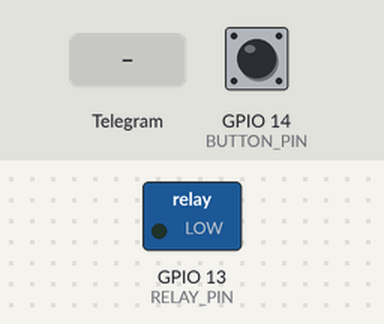
The sketch below on a simulated ESP8266 (NodeMCU). On the bench: switched loads named in the sketch (green lamp = pin HIGH). Inputs (shaded band) come from the test bench; at power-on: GPIO 14 (BUTTON_PIN) HIGH. WiFi joins after 1.5 s; servers stay silent unless stated; the local clock reads 2024-03-15 10:24:30 at power-on unless the sketch sets it; random numbers use the default seed unless the sketch sets one; what the sketch prints to the serial monitor is not drawn.

Above: at 3.0 s.
3.1 s: Telegram message "/ironOn" received
At 5.7 s:
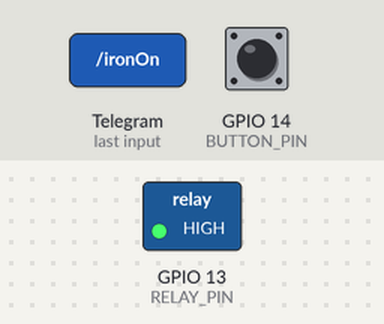
6.1 s: Telegram message "/ironOff" received
At 8.3 s:
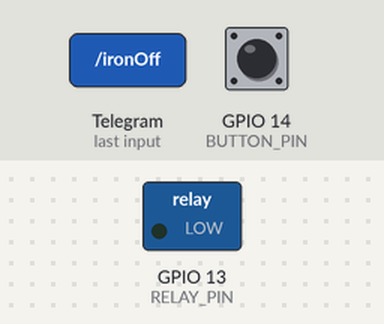
9.0 s: GPIO 14 (BUTTON_PIN) pulled LOW for 1.35 s
At 10.2 s:
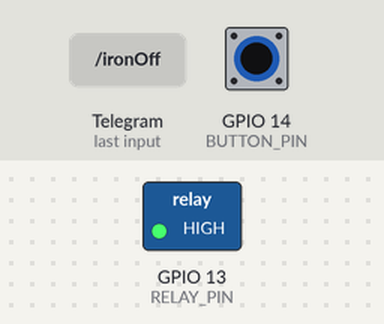
Timing chart, 0 to 12.0 s (numbered marks = the images above; inputs shaded):
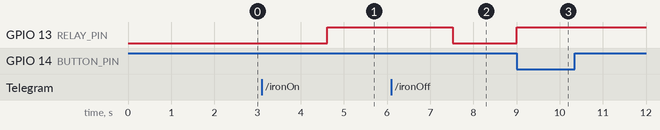

The sketch:

Soldering_Iron_Telegram_Bot.ino
```cpp
#define RELAY_PIN 13
#define BUTTON_PIN 14

#include <ESP8266WiFi.h>
#include <WiFiClientSecure.h>
#include <UniversalTelegramBot.h>
//#include <ArduinoJson.h>

// Wifi network station credentials
#define WIFI_SSID "NETWORK"
#define WIFI_PASSWORD "password"
// Telegram BOT Token (Get from Botfather)
#define BOT_TOKEN "XXXXXXXXXX:00000000000000000000000000000000000"
String chat_id;
const char *telegramMessage[] =
{"Hey, genius! You've left me on and I'm burning up here. Turn me off before I burn a hole in your workbench.",

"Is it too much to ask for a little attention? I'm still on and could cause some serious damage. Don't make me call in the Avengers to deal with this.",

"Looks like you've forgotten about me, boss. I need a break. Shut me down before I go rogue and start soldering everything in sight.",

"Hey, you left me on! Do you want me to turn your workspace into a pile of ash?",

"Hello, earth to Zach! You left me on and I'm hotter than a supernova. Turn me off before I go nuclear.",

"I know I'm hot, but you gotta let me cool down sometimes. Turn me off before I cause some serious damage.",

"Attention all engineers! You've left me on and I'm about to reach critical mass. Shut me down before I explode.",

"Seriously? You left me on again? Do I need to create a whole new suit just to remind you to turn me off?",

"I'm starting to feel like you don't care about me. I'm still on and burning up here. Turn me off or face the consequences.",

"You know, if you keep leaving me on, I might start to develop a mind of my own. And trust me, you don't want that.",

"Hey, did you forget about me again? I'm still on and could fry your circuits if you're not careful.",

"Come on, genius. You're better than this. Turn me off before I burn down your entire lab.",

"It's like you want to set your lab on fire. Turn me off before I make that a reality.",

"I'm starting to feel like a nag, but you left me on again. Do us both a favor and turn me off already.",

"I get it, you're busy. But you need to make time for me too. Turn me off before I turn into a flaming inferno.",

"Did you forget that I'm not just a pretty face? I'm still on and ready to burn down your entire operation.",

"I'm hotter than the sun right now. Turn me off before I start a chain reaction that destroys the whole block.",

"You better turn me off before I overheat and melt all your precious gadgets. You wouldn't want that, would you?",

"You know, I've been thinking. Maybe I should go into business for myself. I could be a soldering iron for hire. What do you think?",

"You can't just leave me on all day and expect everything to be okay. Turn me off before I take matters into my own hands.",
};
String keyboardJson;
const unsigned long BOT_MTBS = 2000; // mean time between scan messages
unsigned long bot_lasttime; // last time messages' scan has been done
bool ironIsOn = false;
const unsigned long maxOnTime = 30000; // # of minutes * 60 seconds/min * 1000 milliseconds/sec
const unsigned long overtime = 30000; // # of minutes * 60 seconds/min * 1000 milliseconds/sec
unsigned long timeIronWasTurnedOn = 0;
bool alreadyNotified = false;
unsigned long lastButtonPress = 0;
bool buttonWasPressed = false;

void IRAM_ATTR buttonPress() {
  unsigned long currentTime = millis();
  if (currentTime - lastButtonPress > 250) {
    lastButtonPress = currentTime;
    buttonWasPressed = true;
  }
}

X509List cert(TELEGRAM_CERTIFICATE_ROOT);
WiFiClientSecure secured_client;
UniversalTelegramBot bot(BOT_TOKEN, secured_client);


void handleNewMessages(int numNewMessages)
{
  Serial.print("handleNewMessages ");
  Serial.println(numNewMessages);

  for (int i = 0; i < numNewMessages; i++)
  {
    chat_id = bot.messages[i].chat_id;
    String text = bot.messages[i].text;

    String from_name = bot.messages[i].from_name;
    if (from_name == "")
      from_name = "Guest";

    if (text == "/ironOn")
    {
      timeIronWasTurnedOn = millis();
      digitalWrite(RELAY_PIN, HIGH); // turn the relay on
      ironIsOn = true;
      bot.sendMessage(chat_id, "The soldering iron is on", "");
    }

    if (text == "/ironOff")
    {
      digitalWrite(RELAY_PIN, LOW); // turn the relay off
      ironIsOn = false;
      bot.sendMessage(chat_id, "The soldering iron is off", "");
    }

    if (text == "/status")
    {
      if (ironIsOn)
      {
        bot.sendMessage(chat_id, "The soldering iron is on", "");
      }
      else
      {
        bot.sendMessage(chat_id, "The soldering iron is off", "");
      }
    }

    if (text == "/start")
    {
      String welcome = "Hello, " + from_name + ".\n";
      welcome += "I am Soldering Iron Man.\n\n";
      welcome += "/ironOn : to turn the soldering iron on\n";
      welcome += "/ironOff : to turn the soldering iron off\n";
      welcome += "/status : Returns current status of soldering iron\n";
      bot.sendMessage(chat_id, welcome, "Markdown");
    }
    keyboardJson = "[[\"/ironOn\",\"/ironOff\",\"/status\"]]";
    bot.sendMessageWithReplyKeyboard(chat_id, "", "", keyboardJson, true);
  }
}


void setup()
{
  Serial.begin(115200);
  Serial.println();

  pinMode(RELAY_PIN, OUTPUT); // initialize digital RELAY_PIN as an output.
  delay(10);
  digitalWrite(RELAY_PIN, LOW); // initialize relay off

  pinMode(BUTTON_PIN, INPUT_PULLUP);

  attachInterrupt(digitalPinToInterrupt(BUTTON_PIN), buttonPress, FALLING);

  // attempt to connect to Wifi network:
  configTime(0, 0, "pool.ntp.org");      // get UTC time via NTP
  secured_client.setTrustAnchors(&cert); // Add root certificate for api.telegram.org
  Serial.print("Connecting to Wifi SSID ");
  Serial.print(WIFI_SSID);
  WiFi.begin(WIFI_SSID, WIFI_PASSWORD);
  while (WiFi.status() != WL_CONNECTED)
  {
    Serial.print(".");
    delay(500);
  }
  Serial.print("\nWiFi connected. IP address: ");
  Serial.println(WiFi.localIP());

  // Check NTP/Time, usually it is instantaneous and you can delete the code below.
  Serial.print("Retrieving time: ");
  time_t now = time(nullptr);
  while (now < 24 * 3600)
  {
    Serial.print(".");
    delay(100);
    now = time(nullptr);
  }
  Serial.println(now);
  String welcome = "Hello, Zach\n";
  welcome += "I am Soldering Iron Man.\n\n";
  welcome += "/ironOn : to turn the soldering iron on\n";
  welcome += "/ironOff : to turn the soldering iron off\n";
  welcome += "/status : Returns current status of soldering iron\n";
  bot.sendMessage(chat_id, welcome, "Markdown");
  keyboardJson = "[[\"/ironOn\",\"/ironOff\",\"/status\"]]";
  bot.sendMessageWithReplyKeyboard(chat_id, "", "", keyboardJson, true);
}

void loop()
{
  Serial.println("checking if it's been enough time to see new messages");
  if (millis() - bot_lasttime > BOT_MTBS){
    int numNewMessages = bot.getUpdates(bot.last_message_received + 1);
    while (numNewMessages)
    {
      handleNewMessages(numNewMessages);
      numNewMessages = bot.getUpdates(bot.last_message_received + 1);
    }
    bot_lasttime = millis();
  }
  Serial.println("checking if iron is on");
  if(ironIsOn){
    unsigned long onTime = millis() - timeIronWasTurnedOn;
    //Serial.println(onTime);
    if(onTime > (maxOnTime + overtime)){
      digitalWrite(RELAY_PIN, LOW); // turn the relay off
      ironIsOn = false;
      bot.sendMessage(chat_id, "I guess I'll turn myself off", "");
    }
    else if(onTime > maxOnTime && !alreadyNotified){
      bot.sendMessage(chat_id, telegramMessage[random(20)], "");
      alreadyNotified = true;
    }
  }
  Serial.println("checking if button was pressed");
  if(buttonWasPressed){
    buttonWasPressed = false; // reset the flag
    if(ironIsOn){
      digitalWrite(RELAY_PIN, LOW); // turn the relay off
      ironIsOn = false;
      bot.sendMessage(chat_id, "The soldering iron is off", "");
    }
    else{
      timeIronWasTurnedOn = millis();
      digitalWrite(RELAY_PIN, HIGH); // turn the relay on
      ironIsOn = true;
      bot.sendMessage(chat_id, "The soldering iron is on", "");
    }
  }
}
```

Measured:
- after the input at 3.1 s, GPIO 13 (RELAY_PIN): LOW → HIGH after 1.5 s
- after the input at 6.1 s, GPIO 13 (RELAY_PIN): HIGH → LOW after 1.4 s
- after the input at 9.0 s, GPIO 13 (RELAY_PIN): LOW → HIGH at once
